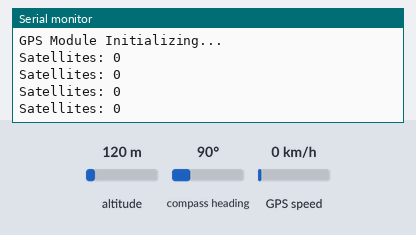
Bench run of a sketch on a simulated Arduino Uno, built for the host (arithmetic inside an expression is 32-bit, double 64-bit). Shown: the last lines printed to the serial monitor. Inputs (shaded band) come from the test bench; at power-on: altitude 120 m, compass heading 90°, GPS speed 0 km/h. The GPS gets a fix after 3 s at 37.7749, -122.4194 with 8 satellites.

Above: at 1.2 s.
1.3 s: altitude set to 20 m
At 3.6 s:
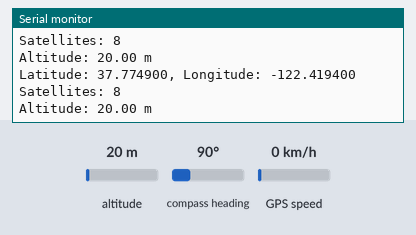
4.5 s: altitude set to 250 m
At 5.8 s:
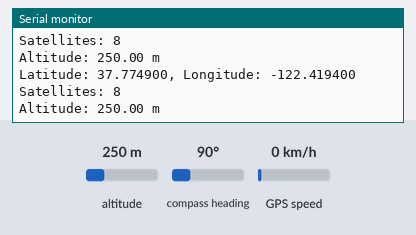

Measured:
- after the input at 1.3 s, the serial monitor: prints a new line after 1.7 s (image 1)
- after the input at 4.5 s, the serial monitor: prints a new line after 0.51 s (image 2)

The sketch:

SerialGPS.ino
```cpp
#include <TinyGPS++.h>      // Library for parsing GPS data, Download the TinyGPSPlus by Mikal Hart
#include <SoftwareSerial.h> // Allows serial communication on non-hardware serial pins

// Define the RX and TX pins for communication with the GPS module
static const int RXPin = 2, TXPin = 3;

// Define the baud rate for GPS module communication
static const uint32_t BaudRate = 9600;

// Create a TinyGPS++ object to store and process GPS data
TinyGPSPlus gps;

// Create a software serial port for GPS communication
SoftwareSerial gpsSerial(RXPin, TXPin);

void setup() {
    Serial.begin(115200);  // Initialize serial communication with the computer for debugging
    gpsSerial.begin(BaudRate); // Start software serial communication with GPS module

    Serial.println("GPS Module Initializing..."); // Print status message
}

void loop() {
    // Check if there is incoming data from the GPS module
    while (gpsSerial.available() > 0) {
        gps.encode(gpsSerial.read()); // Read and process GPS data

        // If new location data is available, print latitude and longitude
        if (gps.location.isUpdated()) {
            Serial.print("Latitude: ");
            Serial.print(gps.location.lat(), 6);  // Print latitude with 6 decimal places
            Serial.print(", Longitude: ");
            Serial.println(gps.location.lng(), 6); // Print longitude with 6 decimal places
        }

        // If new satellite data is available, print the number of connected satellites
        if (gps.satellites.isUpdated()) {
            Serial.print("Satellites: ");
            Serial.println(gps.satellites.value()); // Print the number of satellites in view
        }

        // If new altitude data is available, print the altitude
        if (gps.altitude.isUpdated()) {
            Serial.print("Altitude: ");
            Serial.print(gps.altitude.meters()); // Print altitude in meters
            Serial.println(" m");
        }
    }
}
```
